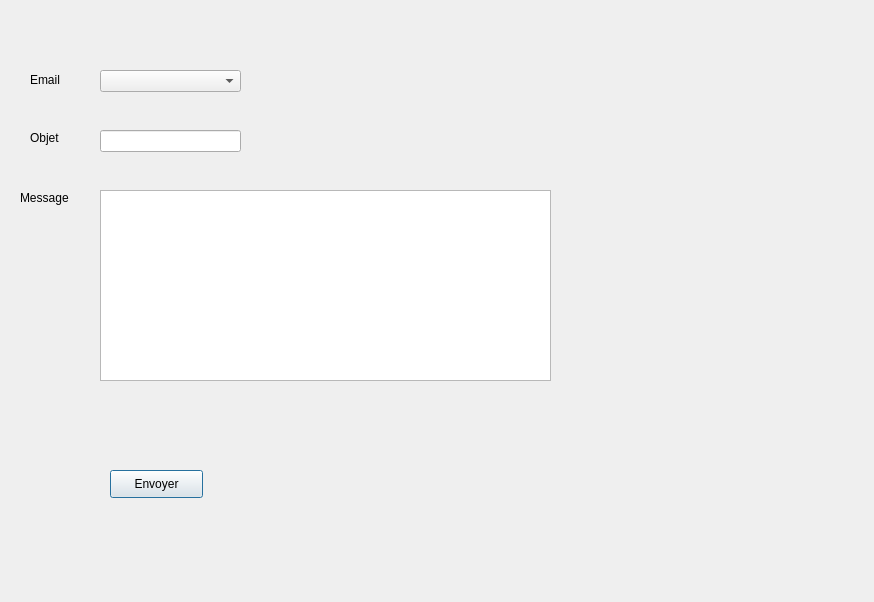
<?xml version="1.0" encoding="UTF-8"?>
<ui version="4.0">
 <class>mailing</class>
 <widget class="QDialog" name="mailing">
  <property name="geometry">
   <rect>
    <x>0</x>
    <y>0</y>
    <width>874</width>
    <height>602</height>
   </rect>
  </property>
  <property name="windowTitle">
   <string>Dialog</string>
  </property>
  <widget class="QComboBox" name="combobox_email">
   <property name="geometry">
    <rect>
     <x>100</x>
     <y>70</y>
     <width>141</width>
     <height>22</height>
    </rect>
   </property>
  </widget>
  <widget class="QLabel" name="label">
   <property name="geometry">
    <rect>
     <x>30</x>
     <y>70</y>
     <width>81</width>
     <height>20</height>
    </rect>
   </property>
   <property name="text">
    <string>Email</string>
   </property>
  </widget>
  <widget class="QTextEdit" name="message">
   <property name="geometry">
    <rect>
     <x>100</x>
     <y>190</y>
     <width>451</width>
     <height>191</height>
    </rect>
   </property>
  </widget>
  <widget class="QLabel" name="label_2">
   <property name="geometry">
    <rect>
     <x>20</x>
     <y>190</y>
     <width>56</width>
     <height>16</height>
    </rect>
   </property>
   <property name="text">
    <string>Message</string>
   </property>
  </widget>
  <widget class="QPushButton" name="pushButton">
   <property name="geometry">
    <rect>
     <x>110</x>
     <y>470</y>
     <width>93</width>
     <height>28</height>
    </rect>
   </property>
   <property name="text">
    <string>Envoyer</string>
   </property>
  </widget>
  <widget class="QLineEdit" name="objetit">
   <property name="geometry">
    <rect>
     <x>100</x>
     <y>130</y>
     <width>141</width>
     <height>22</height>
    </rect>
   </property>
  </widget>
  <widget class="QLabel" name="label_3">
   <property name="geometry">
    <rect>
     <x>30</x>
     <y>130</y>
     <width>56</width>
     <height>16</height>
    </rect>
   </property>
   <property name="text">
    <string>Objet</string>
   </property>
  </widget>
 </widget>
 <resources/>
 <connections/>
</ui>
